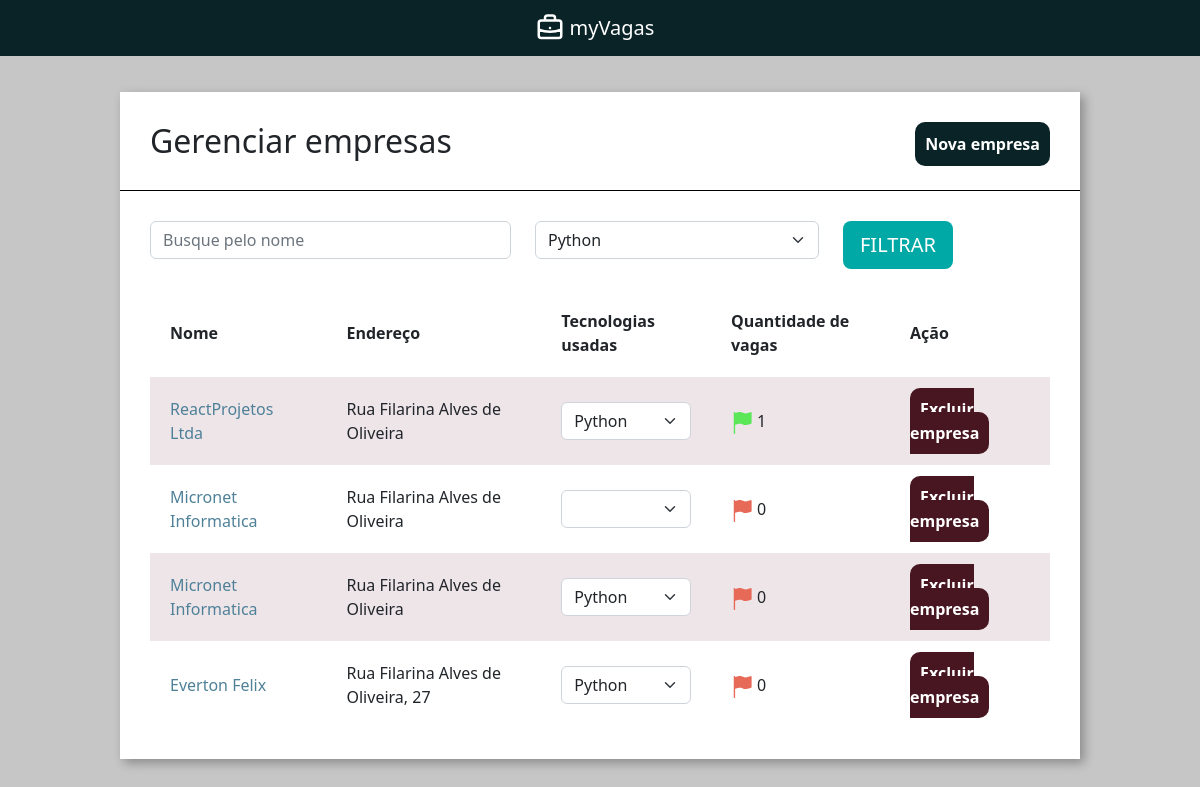
The page /home/empresas/ on the database as committed earlier.
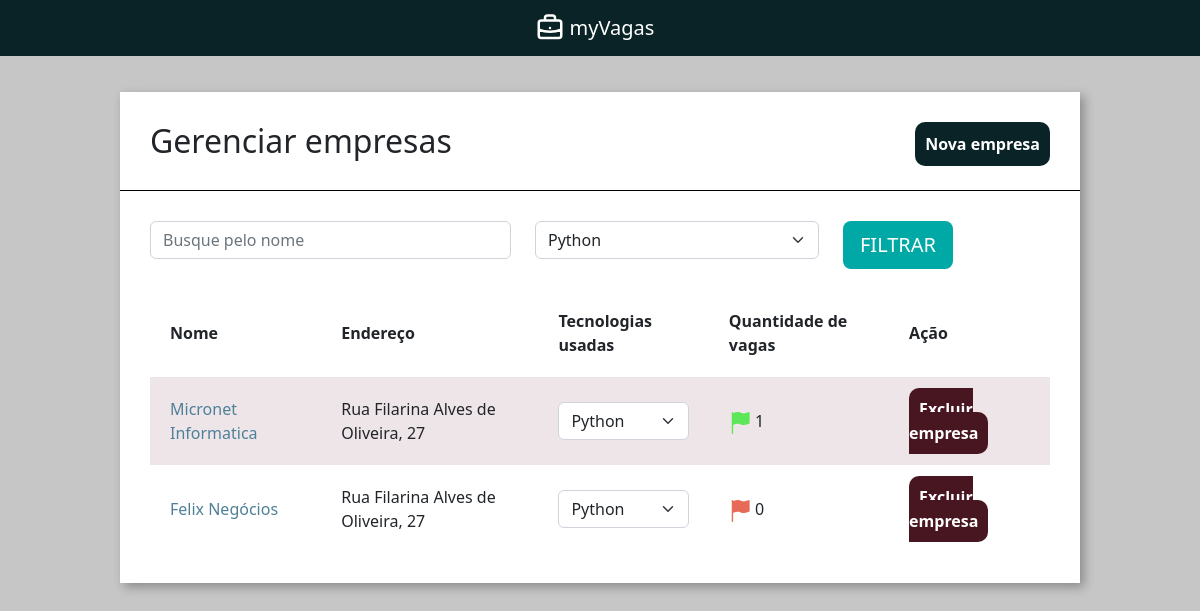
The same page on the database as committed later.
### empresa/models.py (models this page shows, shortened)
class Empresa(models.Model):
  choices_nicho_mercado = (
    ('M', 'Marketing'),
    ('N', 'Nutrição'),
    ('D', 'Design'),
    ('T', 'Tecnologia'),
    ('CC', 'Construção Cívil')
  )
  logo = models.ImageField(upload_to="logo_empresa", null=True)
  nome = models.CharField(max_length=30)
  email = models.EmailField()
  cidade = models.CharField(max_length=30)
  tecnologias = models.ManyToManyField(Tecnologias)
  endereco = models.CharField(max_length=30)
  caracteristica_empresa = models.TextField()
  nicho_mercado = models.CharField(max_length=3, choices=choices_nicho_mercado)
  def qtd_vagas(self):
    return Vagas.objects.filter(empresa_id=self.id).count()

### empresa/views.py (the view)
# urls.py: path('empresas/', views.empresas, name="empresas"),
def empresas(request):
  tecnologias_filtro = request.GET.get('tecnologias')
  nome_filtro = request.GET.get('nome')
  empresas = Empresa.objects.all()
  if tecnologias_filtro:
    empresas = empresas.filter(tecnologias=tecnologias_filtro)
  if nome_filtro:
    empresas = empresas.filter(nome__icontains=nome_filtro)
  tecnologias = Tecnologias.objects.all()
  return render(request, 'empresas.html', {'empresas':empresas, 'tecnologias':tecnologias})

### empresa/models.py (called while the page is built)
  def __str__(self):
    return self.tecnologia

### empresa/templatetags/filter.py (called while the page is built)
@register.filter(name="is_par")
def is_par(valor):
  return True if valor % 2 == 0 else False

### empresa/templates/empresas.html (shortened to what this page needs)
{% extends 'base.html' %}
{% load static %}
{% load filter %}
{% block 'head' %}
  <link rel="stylesheet" href="{% static 'empresa/css/empresas.css' %}">
{% endblock%}
{% block 'body' %}
    <div class="wrapper">
        <div class="box">
            <div class="header-box">
                <h2 class="titulo">Gerenciar empresas</h2>
                <a href="{% url 'nova_empresa' %}" class="btn-nova-empresa">Nova empresa</a>
            </div>
            <div class="borda-box"></div>
            <div class="body-box">
                <form action="{% url 'empresas' %}" method="GET">{% csrf_token %}
                <div class="row">
                        <div class="col-md-5">
                            <input type="text" placeholder="Busque pelo nome" class="form-control" name="nome">
                        </div>
                        <div class="col-md-4">
                            <select class="form-select" name="tecnologias">
                                {% for tech in tecnologias %}
                                    <option value="{{tech.id}}">{{tech}}</option>
                                {% endfor %}
                            </select>
                        </div>
                    <div class="col-md-3">
                        <input type="submit" value="FILTRAR" class="btn btn-lg btn-orange">
                    </div>
                </div>
                </form>
                <table class="tabela" cellpadding="20">
                    <tr>
                        <th>Nome</th>
                        <th>Endereço</th>
                        <th>Tecnologias usadas</th>
                        <th>Quantidade de vagas</th>
                        <th>Ação</th>
                    </tr>
                      {% for empresa in empresas %}
                        <tr {% if not forloop.counter|is_par %} class="tabela-linha" {% endif %} >
                            <td><a href="{% url 'empresa' empresa.id %}">{{empresa.nome}}</a></td>
                            <td>{{empresa.endereco}}</td>
                            <td>
                                <select class="form-select">
                                  {% for tech in empresa.tecnologias.all %}
                                    <option>{{tech}}</option>
                                  {% endfor %}
                                </select>
                            </td>
                            <td>
                                {% if empresa.qtd_vagas %}
                                    <img src="{% static 'empresa/img/flag_green.png' %}">
                                {% else %}
                                    <img src="{% static 'empresa/img/flag_red.png' %}">
                                {% endif%}
                                {{empresa.qtd_vagas}}
                            </td>
                            <td>
                                <a href="{% url 'excluir_empresa' empresa.id %}" class="btn-excluir">Excluir empresa</a>
                            </td>
                        </tr>
                      {% endfor %}
                </table>
            </div>
        </div>
    </div>
{% endblock%}

### templates/base.html (shortened to what this page needs)
{% load static %}
<!doctype html>
<html lang="pt-BR">
  <head>
    <link rel="stylesheet" href="{% static 'base/css/base.css' %}">
    <link href="https://cdn.jsdelivr.net/npm/bootstrap@5.2.2/dist/css/bootstrap.min.css" rel="stylesheet">
    {% block 'head' %}{% endblock%}
  </head>
  <body>
    <nav class="navbar navbar-expand-lg navbar-dark bg-nav justify-content-center">
      <div class="d-flex">
        <a class="navbar-brand text-center" href="{% url 'empresas' %}">myVagas</a>
      </div>
    </nav>
    {% block 'body' %}{% endblock%}
  </body>
</html>

### templates/static/base/css/base.css (style rules this page uses)
body { background-color: #C6C6C6 !important; }
.bg-nav { background-color: #092327 !important; padding: 10px; }
.icon-logo { width: 40px; height: 40px; color: #fff; padding: 5px; }

### templates/static/empresa/css/empresas.css (style rules this page uses)
.wrapper { margin-top: 3%; display: flex; flex-direction: row; justify-content: center; align-items: center; }
.box { width: 80vw; background: #fff; box-shadow: 4px 4px 10px rgba(0,0,0,.3); }
.titulo { display: inline; }
.btn-nova-empresa { float: right; text-decoration: none; color: white; background-color: #092327; padding: 10px; border-radius: 10px; font-weight: bold; }
.header-box { padding: 30px; }
.borda-box { border-top: 1px solid black; }
.body-box { padding: 30px; }
.btn-orange { background-color: #00A9A5; color: white; }
.tabela { width: 100%; margin-top: 20px; }
.tabela a { text-decoration: none; color: #4E8098; }
.tabela-linha { background-color: #eee5e9; }
.btn-excluir { text-decoration: none; background-color: #481620; padding: 10px; border-radius: 10px; font-weight: bold; color:#fff !important; }

Rows that differ between the two databases and show on the page:
removed Empresa: nome "ReactProjetos Ltda", endereco "Rua Filarina Alves de Oliveira", qtd_vagas "1"
removed Empresa: nome "Micronet Informatica", endereco "Rua Filarina Alves de Oliveira", qtd_vagas "0"
removed Empresa: nome "Micronet Informatica", endereco "Rua Filarina Alves de Oliveira", qtd_vagas "0"
removed Empresa: nome "Everton Felix", endereco "Rua Filarina Alves de Oliveira, 27", qtd_vagas "0"
added Empresa: nome "Micronet Informatica", endereco "Rua Filarina Alves de Oliveira, 27", qtd_vagas "1"
added Empresa: nome "Felix Negócios", endereco "Rua Filarina Alves de Oliveira, 27", qtd_vagas "0"
